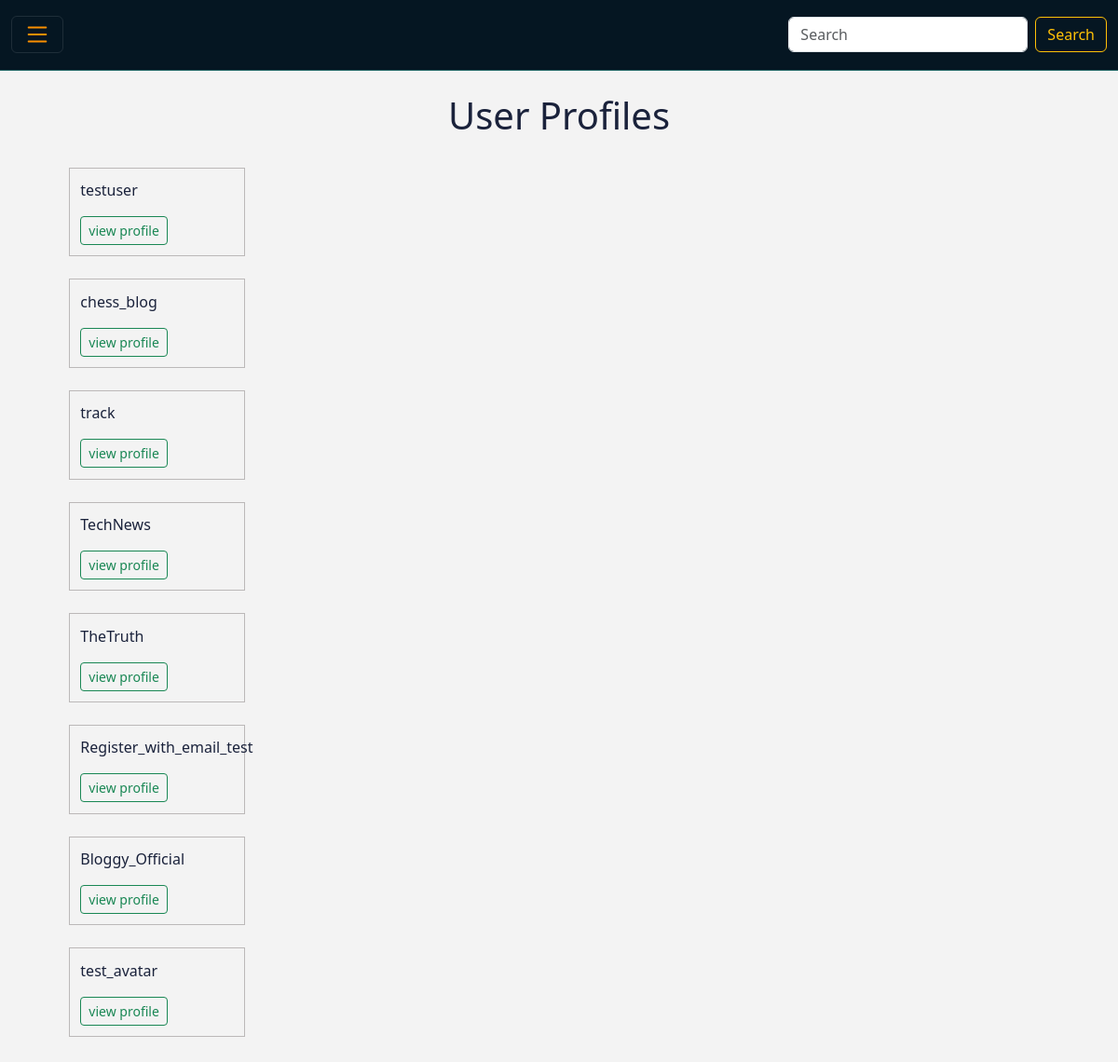
Page /practice/ (signed in) on the committed database.
### users/models.py (models this page shows, shortened)
class Profile(models.Model):
    name = models.OneToOneField(User, on_delete=models.CASCADE) # this has the username inside
    bio = models.CharField(max_length=300,blank=True, default="Hey There I'm using Bloggy")
    avatar = models.ImageField(null=True, upload_to="images", default="default.png")
    following = models.ManyToManyField(User,related_name="following", blank=True)
    followers = models.IntegerField(default=0)
    date_created = models.DateField(auto_now=True)

### blogyapp/views.py (the view)
# urls.py: path("practice/",views.practice,name='practice'),
def practice(request):
    profiles = Profile.objects.all()
    context = {"profiles":profiles}
    return render(request , "blogyapp/practice.html" , context)

### blogyapp/context_processors.py (called while the page is built)
def access_profile(request):
    if request.user.is_authenticated:
        access_profiles =Profile.objects.get(name =request.user)
        followings = access_profiles.following.all()#queryset of all the accounts that i follow ...
        my_guys = Profile.objects.filter(name__in = followings)[:4]
        other_users = Profile.objects.exclude(name__in =followings)[:4]
        return {"access_profiles":access_profiles , "my_guys":my_guys , "other_users":other_users }
    else:
        return {}

### blogyapp/templates/blogyapp/practice.html (shortened to what this page needs)
{% extends "blogyapp/base.html" %}
{% load bootstrap5 %}
{% load static %}
{% block content %}
<div class="container">
<br>
 <center><h1>User Profiles </h1></center>
 <br>
 <ul>
 {% for profile in profiles %}
 <div style="border: 1px solid rgb(187, 184, 184); width: 5cm; padding: 0.3cm;" class="profiles">
   <p> {{profile.name}}</p>
   <a href="{% url 'blogyapp:profile_detail' profile.id %}" class="btn btn-outline-success btn-sm" >view profile</a>
 </div>
 <br>
 {% endfor %}
</ul>
</div>
{% endblock content %}

### blogyapp/static/blogyapp/css/read.css (style rules this page uses)
body { background-color: rgb(243, 243, 243); color: #1A223B; }

### rows in the picture
Profile: name "testuser"
Profile: name "chess_blog"
Profile: name "track"
Profile: name "TechNews"
Profile: name "TheTruth"
Profile: name "Register_with_email_test"
Profile: name "Bloggy_Official"
Profile: name "test_avatar"
